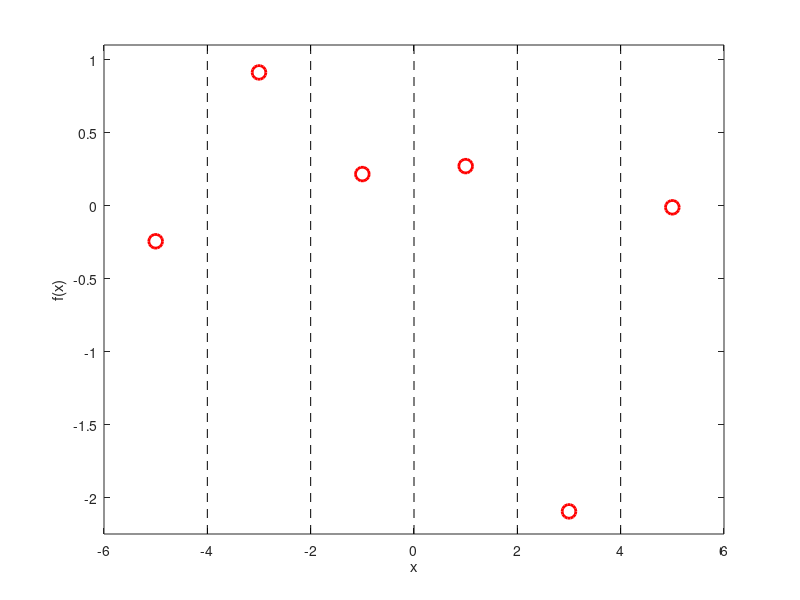
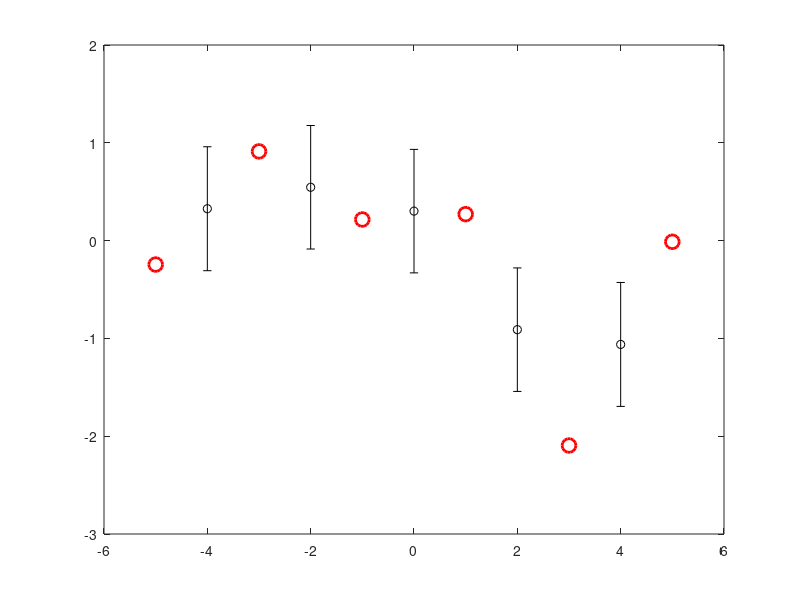

The MATLAB script that drew these images, in order: (Note: this script raises an error after producing the figures.)
%% gpprednoise.m
% Performs noisy GP predictions
%
% From A First Course in Machine Learning
% Simon Rogers, August 2016 [simon.rogers@glasgow.ac.uk]
%
% Note that this is identical to gppred.m with the addition of a diagonal
% noise component to the training covariance matrix
clear all; close all;

%% Set the kernel parameters
% Try varying these to see the effect
gamma = 0.5;
alpha = 1.0;
sigma_sq = 0.1;

%% Define x
% In this example, we use uniformly spaced x values
x = [-5:2:5];
N = length(x);

%% Create the training covariance matrix
% Firstly for the training data
C = zeros(N);
C = alpha*exp(-gamma*(repmat(x,N,1) - repmat(x',1,N)).^2) + sigma_sq*eye(N);

%% Generate a true function from the GP prior with zero mean
% Define the GP mean
mu = zeros(N,1);
% Sample a function
true_f = mvnrnd(mu,C);
%% Define the test points - again on a uniform grid
testx = [-4,-2,0,2,4];

%% Plot the training data and show the position of the test points
figure();
hold off
plot(x,true_f,'ro','markersize',10,'linewidth',2)
xlabel('x');
ylabel('f(x)');
hold on
% Change the ylimits to make it look nicer
yl = ylim;
yl(1) = 0.9*yl(1);
yl(2) = 1.1*yl(2);
ylim(yl);
xlim([-6,6])
% Draw dashed lines at the test points 
for i = testx
    plot([i i],[yl(1) yl(2)],'k--');
end

%% Compute the test covariance
% We need two matrices, $\mathbf{C}^*$ and $\mathbf{R}$ (see page 285)
Ntest = length(testx);
% The train by test matrix
R = alpha*exp(-gamma*(repmat(x',1,Ntest) - repmat(testx,N,1)).^2);
% The test by test matric
Cstar = alpha*exp(-gamma*(repmat(testx,Ntest,1) - repmat(testx',1,Ntest)).^2);

%% Compute the mean and covariance of the predictions
% This uses equation 8.3, p.285
figure()
hold off
% Plot the training data
plot(x,true_f,'ro','markersize',10,'linewidth',2)
% Compute the mean and covariance
pred_mu = R'*inv(C)*true_f';
pred_cov = Cstar - R'*inv(C)*R;
% Extract the standard deviations at the test points (square root of the 
% diagonal elements of the covariance matrix)
pred_sd = sqrt(diag(pred_cov));
hold on
% Plot the predictions as error bars
errorbar(testx,pred_mu,pred_sd,'ko','linewidth',2,'markersize',10)
xlim([-6 6]);
xlabel('x')
ylabel('f(x)')
%% Plot a smooth predictive function with a one sd window,
figure()
hold off
% plot the data
plot(x,true_f,'ro','markersize',10,'linewidth',2)
hold on
% Define a new set of test x values
testx = [-5:0.1:5];
Ntest = length(testx);

% Compute R and Cstar again for the new test points 
R = exp(-gamma*(repmat(x',1,Ntest) - repmat(testx,N,1)).^2);
Cstar = exp(-gamma*(repmat(testx,Ntest,1) - repmat(testx',1,Ntest)).^2);

% Compute the predictive mean and covariance
pred_mu = R'*inv(C)*true_f';
pred_cov = Cstar - R'*inv(C)*R;

% Plot the predicted mean and plus and minus one sd
plot(testx,pred_mu,'k','linewidth',2)
plot(testx,pred_mu + sqrt(diag(pred_cov)),'k--')
plot(testx,pred_mu - sqrt(diag(pred_cov)),'k--')

xlabel('x')
ylabel('f(x)')

%% Finally, plot some sample functions drawn from the predictive distribution
figure(4)
hold off
% Plot the data
plot(x,true_f,'ro','markersize',10,'linewidth',2)
hold on
xlim([-6 6])
% Draw 10 samples from the multivariate gaussian
f_samps = mvnrnd(pred_mu,pred_cov,10);
% plot them
plot(testx,f_samps,'k','color',[0.6 0.6 0.6])
% plot the original training data
plot(x,true_f,'ro','markersize',10,'linewidth',2)

xlabel('x')
ylabel('f(x)')
